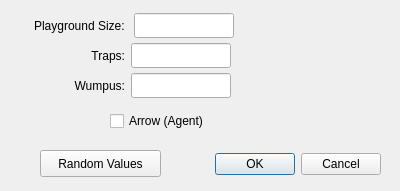
<?xml version="1.0" encoding="UTF-8"?>
<ui version="4.0">
 <class>NewWorldDialog</class>
 <widget class="QDialog" name="NewWorldDialog">
  <property name="geometry">
   <rect>
    <x>0</x>
    <y>0</y>
    <width>400</width>
    <height>191</height>
   </rect>
  </property>
  <property name="windowTitle">
   <string>Dialog</string>
  </property>
  <widget class="QDialogButtonBox" name="buttonBox">
   <property name="geometry">
    <rect>
     <x>40</x>
     <y>148</y>
     <width>341</width>
     <height>32</height>
    </rect>
   </property>
   <property name="orientation">
    <enum>Qt::Horizontal</enum>
   </property>
   <property name="standardButtons">
    <set>QDialogButtonBox::Cancel|QDialogButtonBox::Ok</set>
   </property>
  </widget>
  <widget class="QWidget" name="verticalLayoutWidget">
   <property name="geometry">
    <rect>
     <x>10</x>
     <y>10</y>
     <width>224</width>
     <height>31</height>
    </rect>
   </property>
   <layout class="QHBoxLayout" name="horizontalLayout">
    <property name="rightMargin">
     <number>0</number>
    </property>
    <item>
     <widget class="QLabel" name="label">
      <property name="text">
       <string>Playground Size: </string>
      </property>
      <property name="alignment">
       <set>Qt::AlignRight|Qt::AlignTrailing|Qt::AlignVCenter</set>
      </property>
     </widget>
    </item>
    <item>
     <widget class="QLineEdit" name="sizePlayground">
      <property name="sizePolicy">
       <sizepolicy hsizetype="Fixed" vsizetype="Fixed">
        <horstretch>0</horstretch>
        <verstretch>0</verstretch>
       </sizepolicy>
      </property>
      <property name="maximumSize">
       <size>
        <width>100</width>
        <height>25</height>
       </size>
      </property>
     </widget>
    </item>
   </layout>
  </widget>
  <widget class="QWidget" name="verticalLayoutWidget_2">
   <property name="geometry">
    <rect>
     <x>10</x>
     <y>40</y>
     <width>221</width>
     <height>31</height>
    </rect>
   </property>
   <layout class="QHBoxLayout" name="horizontalLayout_2">
    <property name="rightMargin">
     <number>0</number>
    </property>
    <item>
     <widget class="QLabel" name="label_2">
      <property name="text">
       <string>Traps:</string>
      </property>
      <property name="alignment">
       <set>Qt::AlignRight|Qt::AlignTrailing|Qt::AlignVCenter</set>
      </property>
     </widget>
    </item>
    <item>
     <widget class="QLineEdit" name="traps">
      <property name="sizePolicy">
       <sizepolicy hsizetype="Fixed" vsizetype="Fixed">
        <horstretch>0</horstretch>
        <verstretch>0</verstretch>
       </sizepolicy>
      </property>
      <property name="maximumSize">
       <size>
        <width>100</width>
        <height>25</height>
       </size>
      </property>
     </widget>
    </item>
   </layout>
  </widget>
  <widget class="QWidget" name="verticalLayoutWidget_3">
   <property name="geometry">
    <rect>
     <x>10</x>
     <y>70</y>
     <width>221</width>
     <height>31</height>
    </rect>
   </property>
   <layout class="QHBoxLayout" name="horizontalLayout_3">
    <property name="rightMargin">
     <number>0</number>
    </property>
    <item>
     <widget class="QLabel" name="label_3">
      <property name="text">
       <string>Wumpus:</string>
      </property>
      <property name="alignment">
       <set>Qt::AlignRight|Qt::AlignTrailing|Qt::AlignVCenter</set>
      </property>
     </widget>
    </item>
    <item>
     <widget class="QLineEdit" name="wumpus">
      <property name="sizePolicy">
       <sizepolicy hsizetype="Fixed" vsizetype="Fixed">
        <horstretch>0</horstretch>
        <verstretch>0</verstretch>
       </sizepolicy>
      </property>
      <property name="maximumSize">
       <size>
        <width>100</width>
        <height>25</height>
       </size>
      </property>
     </widget>
    </item>
   </layout>
  </widget>
  <widget class="QCheckBox" name="arrow">
   <property name="geometry">
    <rect>
     <x>110</x>
     <y>110</y>
     <width>131</width>
     <height>22</height>
    </rect>
   </property>
   <property name="text">
    <string>Arrow (Agent)</string>
   </property>
  </widget>
  <widget class="QPushButton" name="randomButton">
   <property name="geometry">
    <rect>
     <x>40</x>
     <y>150</y>
     <width>121</width>
     <height>27</height>
    </rect>
   </property>
   <property name="text">
    <string>Random Values</string>
   </property>
  </widget>
 </widget>
 <resources/>
 <connections/>
</ui>
